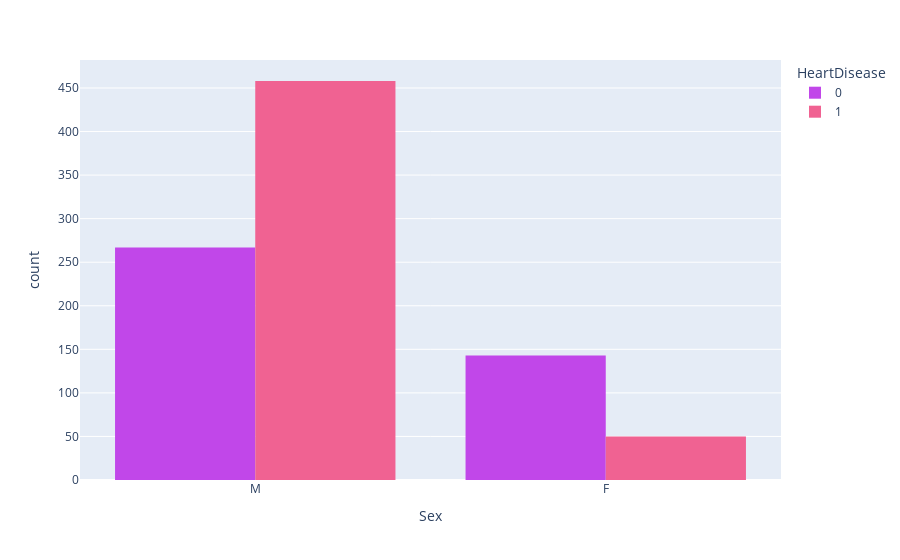

The cell this chart's notebook holds for it:
### Markdown cell above
About of 80% of the patients are male.

### Code cell
#sex distribution on heart disease

x='Sex'
cdm = {0:'#C147E9',1:'#F06292'}
clr='HeartDisease'

bar_sex_hd = px.histogram(data, x=x,color=clr, barmode='group', color_discrete_map=cdm)
bar_sex_hd.show()

### Figure 1 — Plotly figure (JSON) as saved in the notebook; plotly's stock layout.template omitted (floating-point values rounded to 4 significant figures; data arrays with more than 128 entries replaced by an {"elided": "..."} marker saying what was removed)
{"data": [{"alignmentgroup": "True", "bingroup": "x", "hovertemplate": "HeartDisease=0<br>Sex=%{x}<br>count=%{y}<extra></extra>", "legendgroup": "0", "marker": {"color": "#C147E9", "pattern": {"shape": ""}}, "name": "0", "offsetgroup": "0", "orientation": "v", "showlegend": true, "type": "histogram", "x": {"elided": "410 str values"}, "xaxis": "x", "yaxis": "y"}, {"alignmentgroup": "True", "bingroup": "x", "hovertemplate": "HeartDisease=1<br>Sex=%{x}<br>count=%{y}<extra></extra>", "legendgroup": "1", "marker": {"color": "#F06292", "pattern": {"shape": ""}}, "name": "1", "offsetgroup": "1", "orientation": "v", "showlegend": true, "type": "histogram", "x": {"elided": "508 str values"}, "xaxis": "x", "yaxis": "y"}], "layout": {"barmode": "group", "legend": {"title": {"text": "HeartDisease"}, "tracegroupgap": 0}, "margin": {"t": 60}, "xaxis": {"anchor": "y", "domain": [0, 1], "title": {"text": "Sex"}}, "yaxis": {"anchor": "x", "domain": [0, 1], "title": {"text": "count"}}}}
